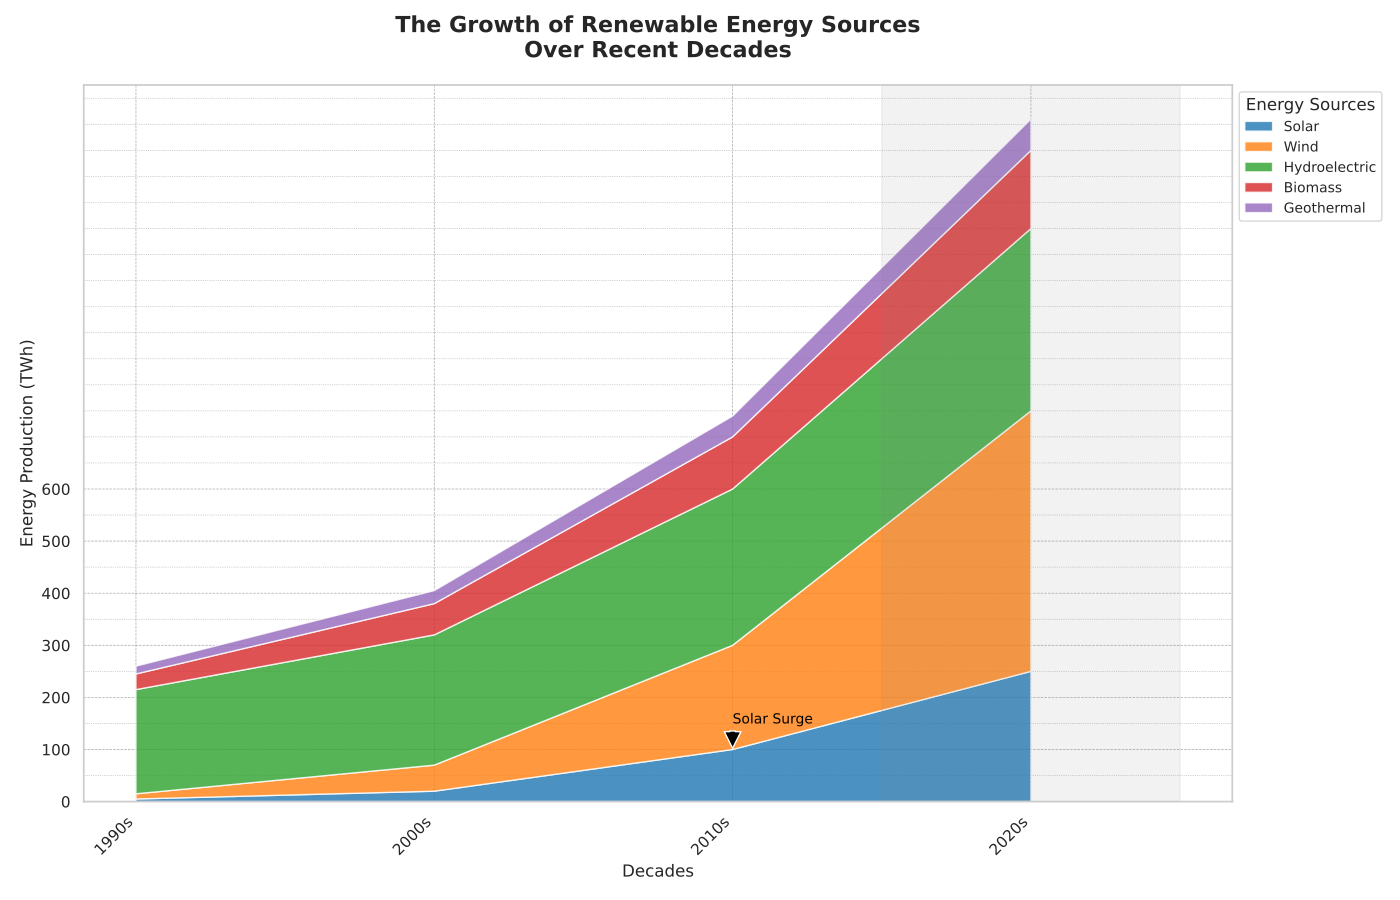

Recreate this plot in Python.
import matplotlib.pyplot as plt
import numpy as np
from matplotlib.ticker import MultipleLocator

decades = ['1990s', '2000s', '2010s', '2020s']
solar = np.array([5, 20, 100, 250])
wind = np.array([10, 50, 200, 500])
hydroelectric = np.array([200, 250, 300, 350])
biomass = np.array([30, 60, 100, 150])
geothermal = np.array([15, 25, 40, 60])

data = np.vstack([solar, wind, hydroelectric, biomass, geothermal])

# New set of colors with increased contrast
colors = ['#1f77b4', '#ff7f0e', '#2ca02c', '#d62728', '#9467bd']

plt.figure(figsize=(14, 9))
plt.stackplot(decades, data, labels=['Solar', 'Wind', 'Hydroelectric', 'Biomass', 'Geothermal'], colors=colors, alpha=0.8)

plt.xlabel('Decades', fontsize=12)
plt.ylabel('Energy Production (TWh)', fontsize=12)
plt.title('The Growth of Renewable Energy Sources\nOver Recent Decades', fontsize=16, fontweight='bold', pad=20)
plt.legend(title='Energy Sources', loc='upper left', bbox_to_anchor=(1, 1), fontsize=10)
plt.xticks(rotation=45, ha='right')
plt.grid(visible=True, which='both', color='gray', linestyle='--', linewidth=0.5, alpha=0.7)

plt.yticks(np.arange(0, 601, 100))
plt.gca().yaxis.set_minor_locator(MultipleLocator(50))
plt.grid(which='minor', linestyle=':', linewidth=0.5)

plt.annotate('Solar Surge', xy=('2010s', 100), xytext=('2010s', 150),
             arrowprops=dict(facecolor='black', shrink=0.05),
             fontsize=10, color='black')

plt.axvspan(2.5, 3.5, color='grey', alpha=0.1)
plt.tight_layout()
plt.show()
